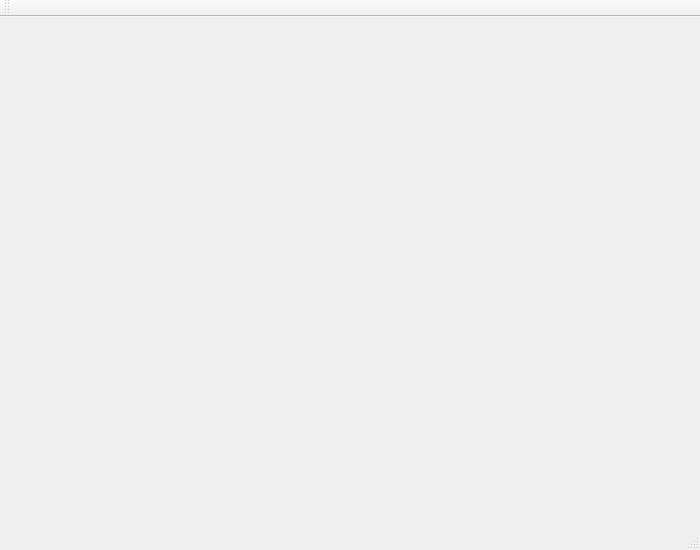
<?xml version="1.0" encoding="UTF-8"?>
<ui version="4.0">
 <class>Window</class>
 <widget class="QMainWindow" name="Window">
  <property name="geometry">
   <rect>
    <x>0</x>
    <y>0</y>
    <width>700</width>
    <height>550</height>
   </rect>
  </property>
  <property name="sizePolicy">
   <sizepolicy hsizetype="Expanding" vsizetype="Expanding">
    <horstretch>0</horstretch>
    <verstretch>0</verstretch>
   </sizepolicy>
  </property>
  <property name="windowTitle">
   <string>Window</string>
  </property>
  <widget class="QWidget" name="centralWidget"/>
  <widget class="QMenuBar" name="menuBar">
   <property name="geometry">
    <rect>
     <x>0</x>
     <y>0</y>
     <width>700</width>
     <height>19</height>
    </rect>
   </property>
  </widget>
  <widget class="QToolBar" name="mainToolBar">
   <attribute name="toolBarArea">
    <enum>TopToolBarArea</enum>
   </attribute>
   <attribute name="toolBarBreak">
    <bool>false</bool>
   </attribute>
  </widget>
  <widget class="QStatusBar" name="statusBar"/>
 </widget>
 <layoutdefault spacing="6" margin="11"/>
 <resources/>
 <connections/>
</ui>
